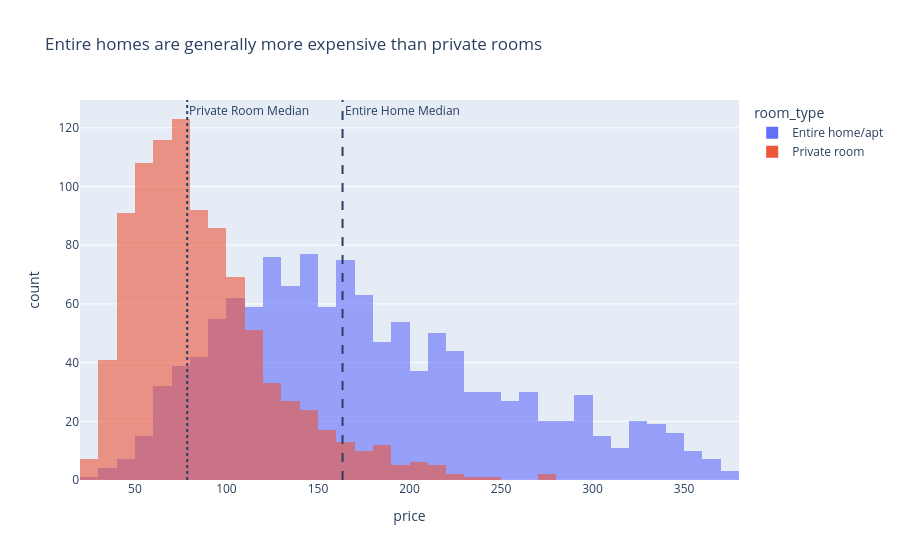

Source (notebook cell):
### Markdown cell above
## **Task 1 — Histogram: price by room type (overlapping distributions)**

### Code cell
import plotly.express as px

# Filter required room types
filtered = df_cap[
    df_cap['room_type'].isin([
        'Entire home/apt',
        'Private room'
    ])
]

# Create histogram
fig = px.histogram(
    filtered,
    x='price',
    color='room_type',
    barmode='overlay',
    opacity=0.6,
    title='Entire homes are generally more expensive than private rooms'
)

# Calculate medians
median_entire = filtered[
    filtered['room_type'] == 'Entire home/apt'
]['price'].median()

median_private = filtered[
    filtered['room_type'] == 'Private room'
]['price'].median()

# Add median lines
fig.add_vline(
    x=median_entire,
    line_dash='dash',
    annotation_text='Entire Home Median'
)

fig.add_vline(
    x=median_private,
    line_dash='dot',
    annotation_text='Private Room Median'
)

fig.show()

### Figure 1 — Plotly figure (JSON) as saved in the notebook; plotly's stock layout.template omitted (floating-point values rounded to 4 significant figures; data arrays with more than 128 entries replaced by an {"elided": "..."} marker saying what was removed)
{"data": [{"bingroup": "x", "hovertemplate": "room_type=Entire home/apt<br>price=%{x}<br>count=%{y}<extra></extra>", "legendgroup": "Entire home/apt", "marker": {"color": "#636efa", "opacity": 0.6, "pattern": {"shape": ""}}, "name": "Entire home/apt", "orientation": "v", "showlegend": true, "type": "histogram", "x": {"elided": "1251 float values"}, "xaxis": "x", "yaxis": "y"}, {"bingroup": "x", "hovertemplate": "room_type=Private room<br>price=%{x}<br>count=%{y}<extra></extra>", "legendgroup": "Private room", "marker": {"color": "#EF553B", "opacity": 0.6, "pattern": {"shape": ""}}, "name": "Private room", "orientation": "v", "showlegend": true, "type": "histogram", "x": {"elided": "942 float values"}, "xaxis": "x", "yaxis": "y"}], "layout": {"annotations": [{"showarrow": false, "text": "Entire Home Median", "x": 163.4, "xanchor": "left", "xref": "x", "y": 1, "yanchor": "top", "yref": "y domain"}, {"showarrow": false, "text": "Private Room Median", "x": 78.57, "xanchor": "left", "xref": "x", "y": 1, "yanchor": "top", "yref": "y domain"}], "barmode": "overlay", "legend": {"title": {"text": "room_type"}, "tracegroupgap": 0}, "shapes": [{"line": {"dash": "dash"}, "type": "line", "x0": 163.4, "x1": 163.4, "xref": "x", "y0": 0, "y1": 1, "yref": "y domain"}, {"line": {"dash": "dot"}, "type": "line", "x0": 78.57, "x1": 78.57, "xref": "x", "y0": 0, "y1": 1, "yref": "y domain"}], "title": {"text": "Entire homes are generally more expensive than private rooms"}, "xaxis": {"anchor": "y", "domain": [0, 1], "title": {"text": "price"}}, "yaxis": {"anchor": "x", "domain": [0, 1], "title": {"text": "count"}}}}
